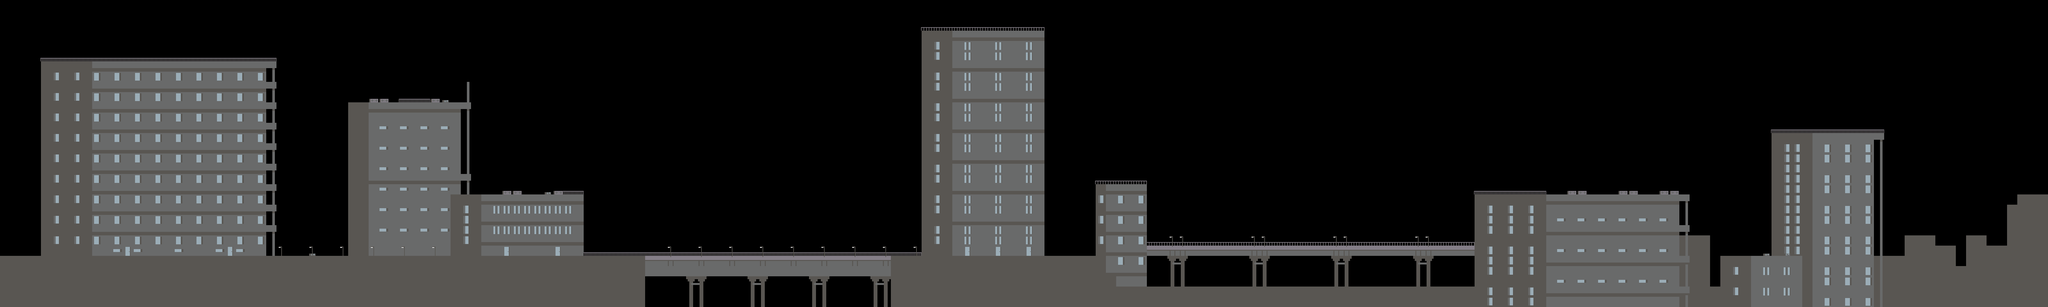

This is a level from a 2D game, rendered from its Tiled map with the project's own tilesets. A one-line summary and the map file follow, with tile-layer data summarised:
An orthogonal 200x30 tile map with 32x32 px tiles, 4 tile layers (Floor, Behind Elements, Buildings, Railings Etc).

<map version="1.0" orientation="orthogonal" renderorder="right-down" width="200" height="30" tilewidth="32" tileheight="32" nextobjectid="1">
 <tileset firstgid="1" name="city-tiles" tilewidth="32" tileheight="32" tilecount="25" columns="5">
  <image source="images/city-tiles.png" width="160" height="160" />
 </tileset>
 <layer name="Floor" width="200" height="30">
  <data>[6000 cells, 830 non-empty, 12 distinct tile ids]</data>
 </layer>
 <layer name="Behind Elements" width="200" height="30">
  <data>[6000 cells, 462 non-empty, 15 distinct tile ids]</data>
 </layer>
 <layer name="Buildings" width="200" height="30">
  <data>[6000 cells, 1066 non-empty, 14 distinct tile ids]</data>
 </layer>
 <layer name="Railings Etc" width="200" height="30">
  <data>[6000 cells, 99 non-empty, 7 distinct tile ids]</data>
 </layer>
</map>